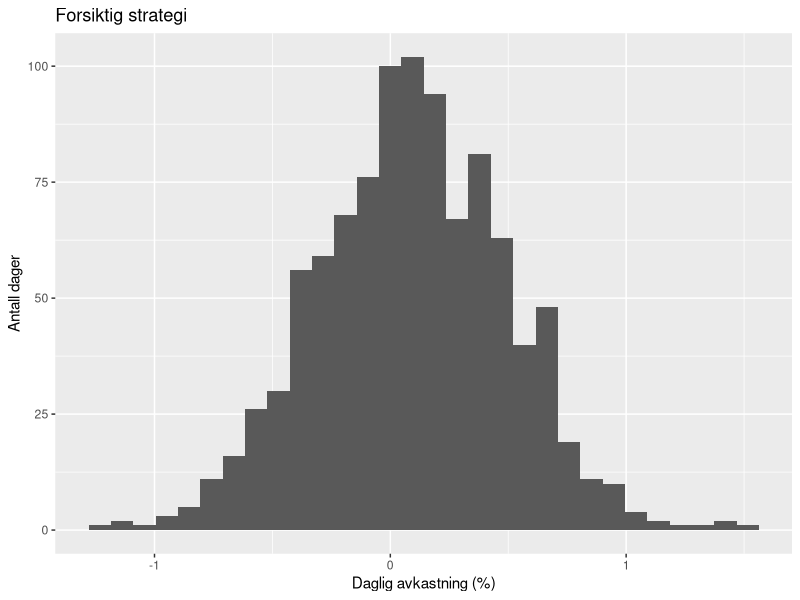
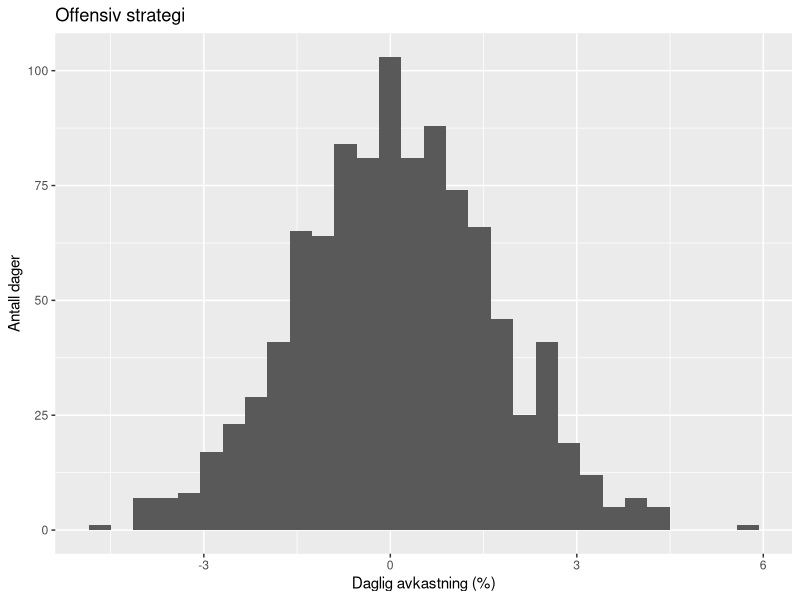
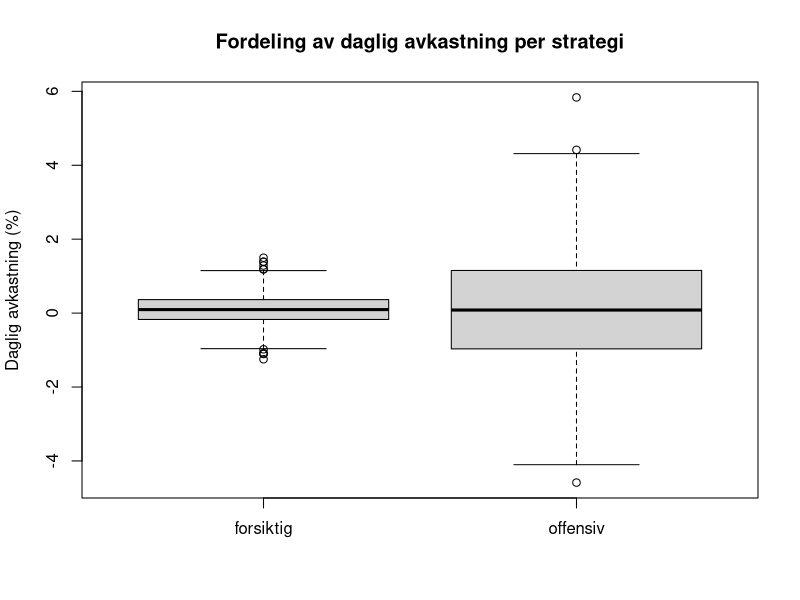
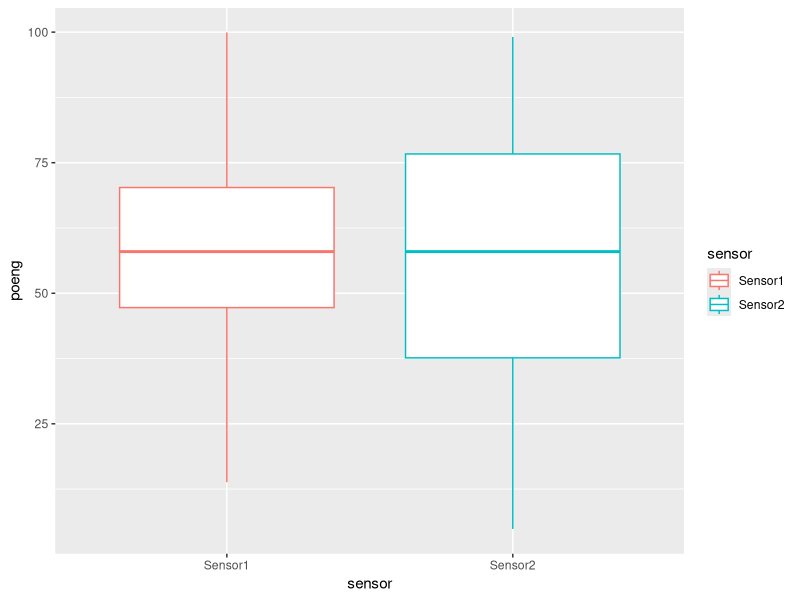
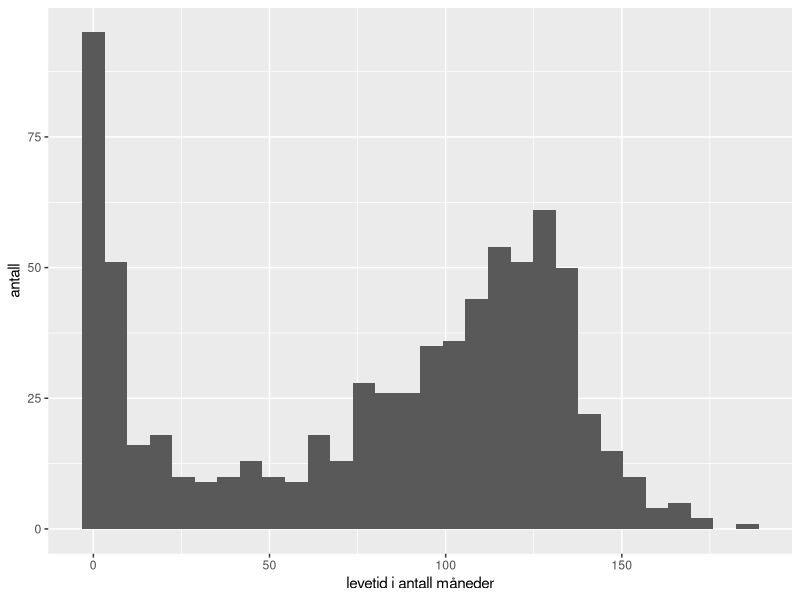
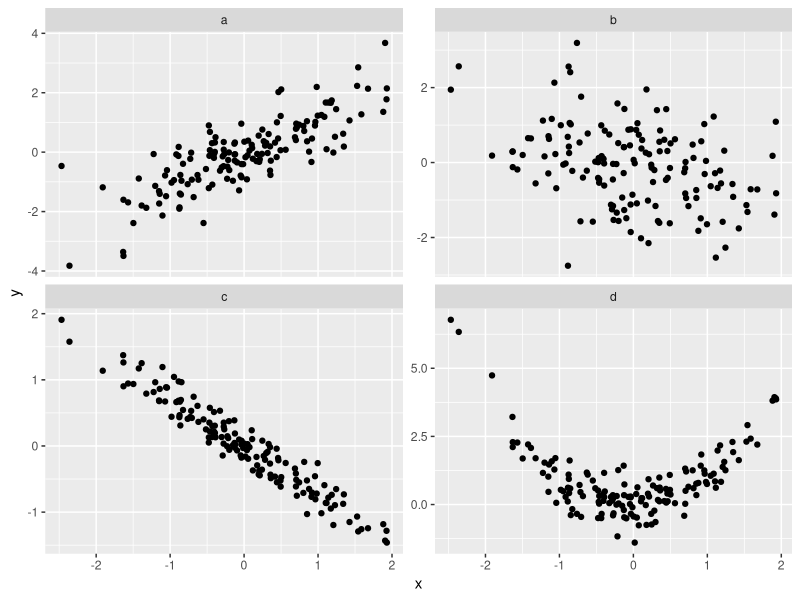
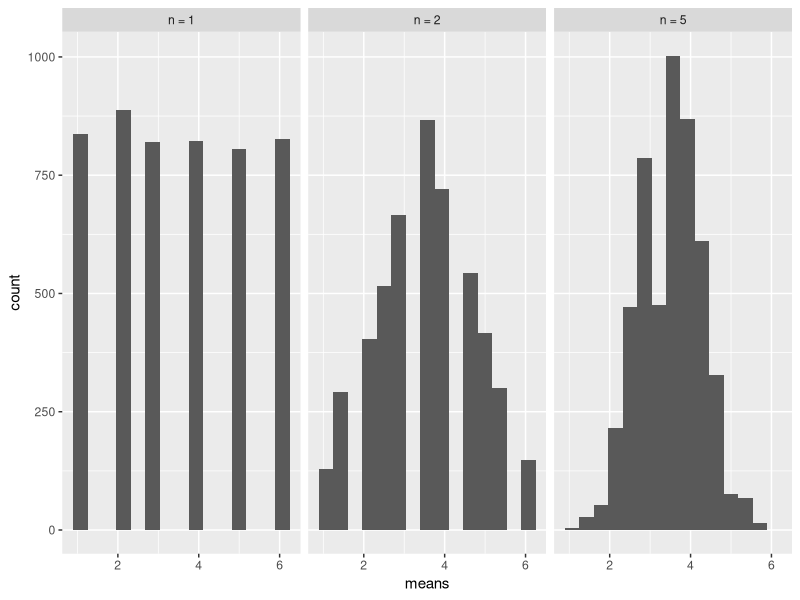

Reproduce these figures in R, in order.
## ---- chunk 1
set.seed(42)
avkastning <- data.frame(
  forsiktig = rnorm(1000, mean = 0.10, sd = 0.4),
  offensiv  = rnorm(1000, mean = 0.10, sd = 1.6)
)
## ---- chunk 2
library(dplyr)
avkastning %>%
  summarise(
    snitt_forsiktig = mean(forsiktig),
    sd_forsiktig    = sd(forsiktig),
    snitt_offensiv  = mean(offensiv),
    sd_offensiv     = sd(offensiv)
  )
## ---- chunk 3
library(ggplot2)
ggplot(avkastning, aes(x = forsiktig)) +
  geom_histogram(bins = 30) +
  labs(x = "Daglig avkastning (%)", y = "Antall dager", title = "Forsiktig strategi")
ggplot(avkastning, aes(x = offensiv)) +
  geom_histogram(bins = 30) +
  labs(x = "Daglig avkastning (%)", y = "Antall dager", title = "Offensiv strategi")
## ---- chunk 4
boxplot(avkastning,
        ylab = "Daglig avkastning (%)",
        main = "Fordeling av daglig avkastning per strategi")
## ---- chunk 5
set.seed(1)
# Vekten (i kg) til 25 tilfeldig valgte laks
vekt <- rnorm(25, mean = 5.2, sd = 0.8)
## ---- chunk 6
gj.snitt <- mean(vekt)              # utvalgsgjennomsnittet, vårt punktestimat
s        <- sd(vekt)                # utvalgsstandardavviket (vi kjenner ikke det sanne)
n        <- length(vekt)            # antall observasjoner
t_krit   <- qt(0.975, df = n - 1)   # kritisk verdi fra t-fordelingen

# Nedre og øvre grense i konfidensintervallet (LCL og UCL):
LCL <- gj.snitt - t_krit * s / sqrt(n)
UCL <- gj.snitt + t_krit * s / sqrt(n)

c(LCL, gj.snitt, UCL)
## ---- chunk 7
library(ggplot2)
library(tidyverse)
set.seed(123)
n <- 200
Sensor1 <- rnorm(n, mean = 60, sd = 20)
Sensor2 <- c(rnorm(n*(2/4), mean = 40, sd = 20), rnorm(n*(2/4), mean = 85, sd = 20))

df <- data.frame(poeng = c(Sensor1, Sensor2), sensor =factor( rep(c("Sensor1", "Sensor2"), each = n)))

df %>% 
  filter(poeng > 0, poeng < 100) %>% 
ggplot() +
  geom_boxplot(aes(y = poeng, x = sensor, color = sensor))

## ---- chunk 8
library(ggplot2)
set.seed(12345)
levetid <- c(rep(1, 40), rep(2,30), rep(3, 25), rep(4, 20), rep(5, 12), 
             rep(6, 10),rep(7, 5), sample(8:100, size = 200, replace = T), rnorm(400, mean = 120, sd = 20))

ggplot(data = data.frame(levetid = levetid)) +
  geom_histogram(aes(x = levetid)) + 
  xlab("levetid i antall måneder") +
  ylab("antall")
## ---- chunk 9
set.seed(124)
n <- 150
x1 <- rnorm(n)
y1 <- x1 + rnorm(n, sd = 0.7)
y2 <- -0.5*x1 + rnorm(n, sd = 1)
y3 <- -0.7*x1 + rnorm(n, sd = 0.2)
y4 <- x1^2 + rnorm(n, sd = 0.5)

df <- data.frame(x = rep(x1, 4), y = c(y1, y2, y3, y4), figur = factor(rep(c("a", "b", "c", "d"), each = n)))
ggplot(df) +
  geom_point(aes(x = x, y = y)) +
  facet_wrap(~figur, scales = "free_y")

# cor(x1,y1)
# cor(x1, y2)
# cor(x1, y3)
# cor(x1, y4)

## ---- chunk 10
set.seed(123)
n <- 5000
X1 <- sample(seq(6), size = n, replace = T)
X2 <- rep(NA, n)
X3 <- rep(NA, n)
for(i in 1:n){
  foo1 <- sample(seq(6), 2, replace = TRUE)
  foo2 <- sample(seq(6), 5, replace = TRUE)
  X2[i] <- mean(foo1)
  X3[i] <- mean(foo2)
}

df <- data.frame(means = c(X1, X2, X3), 
                 kast = rep(c("n = 1", "n = 2", "n = 5"), each = n))

ggplot(df) + 
  geom_histogram(aes(x = means), bins = 15) +
  facet_grid(~kast)

## ---- chunk 11
set.seed(1)   # gjør de tilfeldige tallene reproduserbare
n <- 10
rnorm(n)
## ---- chunk 12
gj.snitt <- rep(NA, 100)
for(i in 1:100) {
    gj.snitt[i] <- mean(rnorm(n))
}
